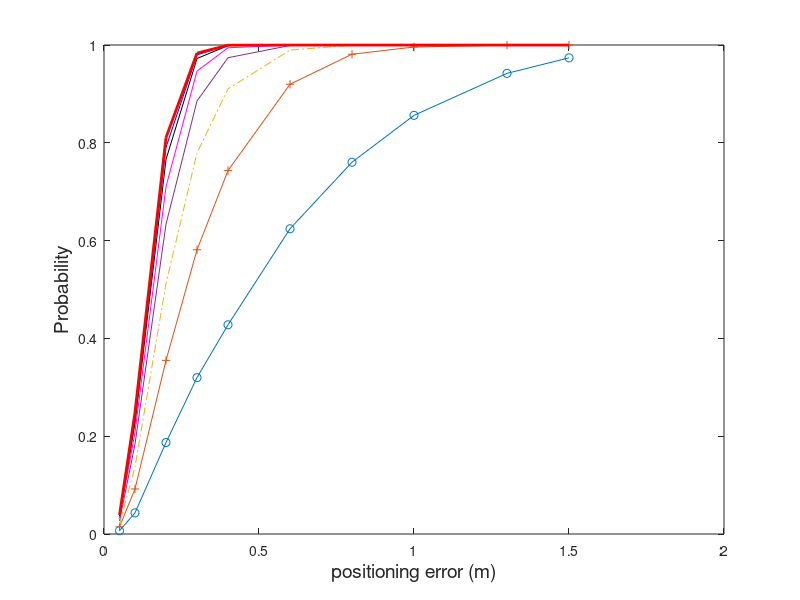
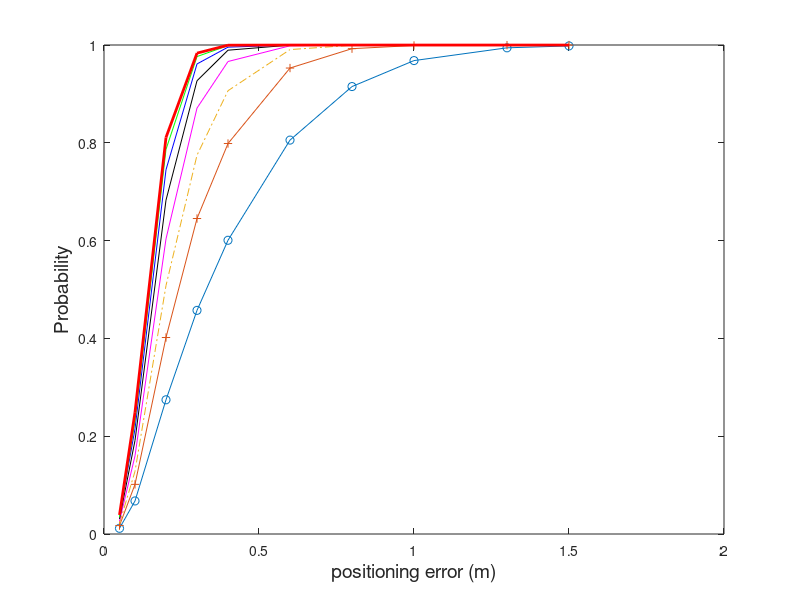

Recreate these plots in MATLAB, in order.
close all;
clear all;
clc;

data = load('_3d_5mpsi_10.mat');
psi10 = abs(data.LS_delta_P);
data = load('_3d_5mpsi_20.mat');
psi20 = abs(data.LS_delta_P);
data = load('_3d_5mpsi_30.mat');
psi30 = abs(data.LS_delta_P);
data = load('_3d_5mpsi_40.mat');
psi40 = abs(data.LS_delta_P);
data = load('_3d_5mpsi_50.mat');
psi50 = abs(data.LS_delta_P);
data = load('_3d_5mpsi_60.mat');
psi60 = abs(data.LS_delta_P);
data = load('_3d_5mpsi_70.mat');
psi70 = abs(data.LS_delta_P);
data = load('_3d_5mpsi_80.mat');
psi80 = abs(data.LS_delta_P);
data = load('_3d_5mpsi_90.mat');
psi90 = abs(data.LS_delta_P);
data = load('_3d_5mpsi_100.mat');
psi100 = abs(data.LS_delta_P);
data = load('_3d_5mpsi_110.mat');
psi110 = abs(data.LS_delta_P);
data = load('_3d_5mpsi_120.mat');
psi120 = abs(data.LS_delta_P);
data = load('_3d_5mpsi_130.mat');
psi130 = abs(data.LS_delta_P);
data = load('_3d_5mpsi_140.mat');
psi140 = abs(data.LS_delta_P);
data = load('_3d_5mpsi_150.mat');
psi150 = abs(data.LS_delta_P);
data = load('_3d_5mpsi_160.mat');
psi160 = abs(data.LS_delta_P);

psi(1,:) = sqrt(sum(psi10.^2));
psi(2,:) = sqrt(sum(psi20.^2));
psi(3,:) = sqrt(sum(psi30.^2));
psi(4,:) = sqrt(sum(psi40.^2));
psi(5,:) = sqrt(sum(psi50.^2));
psi(6,:) = sqrt(sum(psi60.^2));
psi(7,:) = sqrt(sum(psi70.^2));
psi(8,:) = sqrt(sum(psi80.^2));
psi(9,:) = sqrt(sum(psi90.^2));
psi(10,:) = sqrt(sum(psi100.^2));
psi(11,:) = sqrt(sum(psi110.^2));
psi(12,:) = sqrt(sum(psi120.^2));
psi(13,:) = sqrt(sum(psi130.^2));
psi(14,:) = sqrt(sum(psi140.^2));
psi(15,:) = sqrt(sum(psi150.^2));
psi(16,:) = sqrt(sum(psi160.^2));

n = length(psi(1,:));
for i=1:16
    a(i,1)=length(find(psi(i,:)<=0.05))/n; % <0.1
    a(i,2)=length(find(psi(i,:)<=0.1))/n; % <0.2
    a(i,3)=length(find(psi(i,:)<=0.2))/n; % <0.3
    a(i,4)=length(find(psi(i,:)<=0.3))/n; % <0.4
    a(i,5)=length(find(psi(i,:)<=0.4))/n; % <0.5
    a(i,6)=length(find(psi(i,:)<=0.6))/n; % <0.6
    a(i,7)=length(find(psi(i,:)<=0.8))/n; % <0.7
    a(i,8)=length(find(psi(i,:)<=1.0))/n; % <0.8
    a(i,9)=length(find(psi(i,:)<=1.3))/n; % <0.9
    a(i,10)=length(find(psi(i,:)<=1.5))/n; % <1.0
end

t = [0.05, 0.1, 0.2, 0.3, 0.4, 0.6, 0.8, 1.0, 1.3, 1.5];
figure (1)
plot(t,a(1,:),'-o',t,a(2,:),'-+',t,a(3,:),'-.',t,a(4,:),t,a(5,:),'m',t,a(6,:),'k',t,a(7,:),'b',t,a(8,:),'g',t,a(9,:),'r','linewidth',2);
xlabel('positioning error (m)','FontSize',14)
ylabel('Probability','FontSize',14)
figure (2)
plot(t,a(16,:),'-o',t,a(15,:),'-+',t,a(14,:),'-.',t,a(13,:),'m',t,a(12,:),'k',t,a(11,:),'b',t,a(10,:),'g',t,a(9,:),'r','linewidth',2);
xlabel('positioning error (m)','FontSize',14)
ylabel('Probability','FontSize',14)

